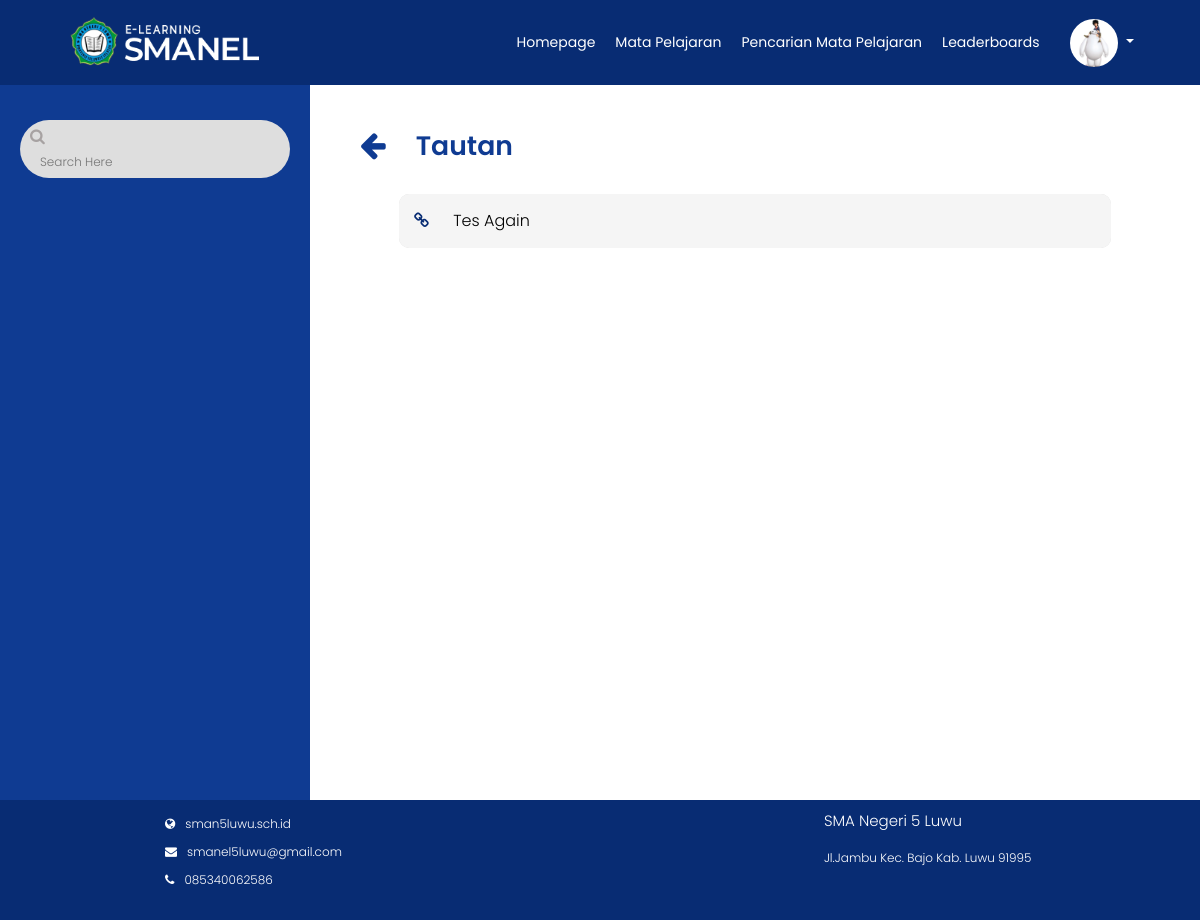
The app's page /Backend/tautan.php?Id=50 (signed in) with its own data.
### tables this page shows
CREATE TABLE `user_siswa` (
  `Id` int(11) NOT NULL,
  `Nama` varchar(225) NOT NULL,
  `Nis` varchar(225) NOT NULL,
  `Kelas` varchar(225) NOT NULL,
  `Tempat` varchar(225) NOT NULL,
  `Tanggal` date NOT NULL,
  `Email` varchar(255) NOT NULL,
  `Alamat` varchar(225) NOT NULL,
  `Username` varchar(225) NOT NULL,
  `Password` varchar(225) NOT NULL,
  `Profil` varchar(225) NOT NULL
);

CREATE TABLE `tautan` (
  `Id_Tautan` int(11) NOT NULL,
  `Id_Mapel` int(11) NOT NULL,
  `Judul` varchar(225) NOT NULL,
  `Link` varchar(225) NOT NULL
);

### Backend/functions.php (called while the page is built, shortened)
<?php
function koneksi()
{
    return mysqli_connect('localhost', 'root', '', 'elearning');
}
function query($query)
{
    $conn = koneksi();
    $result = mysqli_query($conn, $query);
    if(mysqli_num_rows($result)==1){
        return mysqli_fetch_assoc($result);
    }
    $rows = [];
    return $rows;
}
function querys($query)
{
    $conn = koneksi();
    $result = mysqli_query($conn, $query);
    $rows = [];
    while ($row = mysqli_fetch_assoc($result)) {
        $rows[] = $row;
    }
    return $rows;
}
?>

### Backend/tautan.php (the view, shortened to what this page needs)
<?php
require 'functions.php';
$Id = $_GET['Id'];
$tautan = querys("SELECT * FROM tautan WHERE Id_Mapel = $Id");
?>
<!DOCTYPE html>
<html lang="en">
<head>
  <link rel="stylesheet" href="https://stackpath.bootstrapcdn.com/bootstrap/4.5.0/css/bootstrap.min.css">
  <link rel="stylesheet" href="https://stackpath.bootstrapcdn.com/font-awesome/4.7.0/css/font-awesome.min.css">
  <link rel="stylesheet" href="style.css">
</head>
<body>
  <?php require_once('navbar/navbarmapel.php') ?>
  <div class="main-container">
    <div class="dokumen">
      <div class="search-sidebar">
        <div class="search-box d-flex">
          <form action="" method="post">
            <span><i class="fa fa-search"></i></span>
            <input type="text" class="keyword" name="keyword" style="background: none !important;border: none;outline: none;height: 20px;font-size: 12px;" placeholder="Search Here"></input>
          </form>
        </div>
      </div>
      <div class="doc-content">
        <div class="doc-header">
          <div class="d-flex">
            <span><a href="javascript:history.back()"><i class="fa fa-arrow-left"></i></a> </span>
            <h1>Tautan</h1>
          </div>
<br>
        </div>
        <div class="ujian-list">
          <div class="tautan-head">
            <table>
              <?php foreach ($tautan as $t) : ?>
                <tr class="isi">
                  <td class="td3">
                    <span><i class="fa fa-link"></i></span>
                    <a href="<?= $t['Link']; ?>" target="blank">
                      <?php echo $t['Judul']; ?></a>
                  </td>
                </tr>
              <?php endforeach ?>
            </table>
          </div>
        </div>
      </div>
    </div>
  </div>
  <div class="footer">
    <div class="nama-footer">
      <p class="tfooter">SMA Negeri 5 Luwu</p>
      <p>Jl.Jambu Kec. Bajo Kab. Luwu 91995</p>
    </div>
    <div class="web">
      <ul>
        <li><a href="http://sman5luwu.sch.id/index.php"><i class="fa fa-globe"></i><span>sman5luwu.sch.id</span></a>
        </li>
        <li><a href="#"><i class="fa fa-envelope"></i><span>smanel5luwu@gmail.com</span></a></li>
        <li><a href="#"><i class="fa fa-phone"></i><span>085340062586</span></a></li>
      </ul>
    </div>
  </div>
</body>
</html>

### Backend/navbar/navbarmapel.php (shortened to what this page needs)
<?php
$nama = $_SESSION["Nis"];
$user = query("SELECT * FROM user_siswa WHERE Nis = '$nama'");
?>
<nav class="navbar navbar-expand-lg navbar-light fixed-top">
  <div class="navbar-header">
    <img src="img/logo.png" alt="">
  </div>
  <div class="collapse navbar-collapse" id="navbarNav">
    <ul class="navbar-nav ml-auto">
      <li class="name nav-item">
        <a href="homepage.php" class="btn" aria-hidden="true">Homepage</a>
      </li>
      <li class="mapel nav-item">
        <a href="matapelajaran.php" class="btn active" aria-hidden="true">Mata Pelajaran</a>
      </li>
      <li class="search-mapel nav-item">
        <a href="pencarian_siswa.php" class="btn" aria-hidden="true">Pencarian Mata Pelajaran </a>
      </li>
      <li class="leader nav-item">
        <a href="leaderboards.php" class="btn" aria-hidden="true">Leaderboards</a>
      </li>
    </ul>
    <div class="profil nav-item dropdown-toggle" type="button" data-toggle="dropdown" aria-haspopup="true" aria-expanded="false">
      <img alt="your image" src="img/<?php echo $user["Profil"]; ?>" title="<?php echo  $user["Profil"];  ?>" style="border-radius: 50%;">
    </div>
  </div>
</nav>

### Backend/style.css (style rules this page uses)
* { margin: 0; padding: 0; box-sizing: border-box; font-family: 'Poppins', sans-serif; font-weight: 300; }
body { font-family: 'Poppins', sans-serif; font-weight: 300; min-height: 100%; outline: none; }
.navbar { background-color: #082C73; color: white; }
.navbar-header img { height: 8vh; margin-top: 5px; margin-left: 5vh; padding-bottom: 8px; color: white; }
.navbar .navbar-header { color: #fefefe; padding-left: 10px; }
.navbar .navbar-nav li a { padding: 10px; color: white; text-decoration: none; transition: 0.5s ease; border: none; font-size: 14px; float: right; }
#navbarNav .profil { margin: 0 20px; padding-right: 30px; float: right; }
#navbarNav .profil img { width: 6vh; }
.footer { display: grid; height: max-content; width: 100%; bottom: 0; background-color: #082C73; position: relative; padding: 10px; font-size: 12px; }
.footer .web { grid-column: 1; grid-row: 4; margin-left: 150px; }
.footer .web-detail-mapel ul li, .footer .web ul li { list-style: none; padding: 5px; }
.footer .web-detail-mapel span, .footer .web span { color: white; padding: 10px; }
.footer .web-detail-mapel i, .footer .web i { color: white; }
.footer .nama-footer { grid-column: 3; grid-row: 4; color: white; margin-left: 150px; }
.footer .nama-footer .tfooter, .footer .nama-footer-mapel .tfooter { font-size: 15px; }
.btn { display: flex; justify-content: center; }
.dokumen { display: flex; width: 100%; min-height: 100vh; position: relative; }
.search-sidebar { width: 320px; background: #0F3B92; position: relative; }
.search-sidebar .search-box { margin: 120px 20px 0px; padding: 5px 10px 5px 10px; background: #dedede; border-radius: 50px; }
.search-box1 p, .search-box i { color: #a7a2a2; }
.doc-content { display: flex; flex-direction: column; width: 80%; min-height: 100vh; }
.doc-header { margin-top: 80px; padding: 50px 50px 0px; height: max-content; color: #0F3B92; }
.doc-header h1 { font-size: 20pt; font-weight: 600; padding-left: 30px; padding-right: 20px; flex: 1; }
.doc-header a { color: #0F3B92; text-decoration: none; cursor: pointer; }
.doc-header .fa-arrow-left { font-size: 30px; }
table { font-family: arial, sans-serif; border-collapse: collapse; width: 80%; margin: 0px auto; }
td, th { border: 0px; text-align: left; padding: 15px; }
td { font-weight: 400; }
td a { text-decoration: none; color: black; font-weight: 400; }
tr { background-color: #dedede; }
.tautan-head table .td3 { border-radius: 10px !important; }
.tautan-head a { padding-left: 20px; font-weight: 300; }
.tautan-head span i { color: #082C73; }
.field-user label, input { padding: 10px; }
.table-cell tr, td { background: #F5F5F5; }
form i { font-size: 50px; }
.navbar-collapse { flex-grow: 0 !important; }
@media (min-width: 992px) { .navbar-expand-lg .navbar-collapse { margin-left: auto; } }

### records on screen
user_siswa: Profil (picture)
tautan: Judul "Tes Again"
